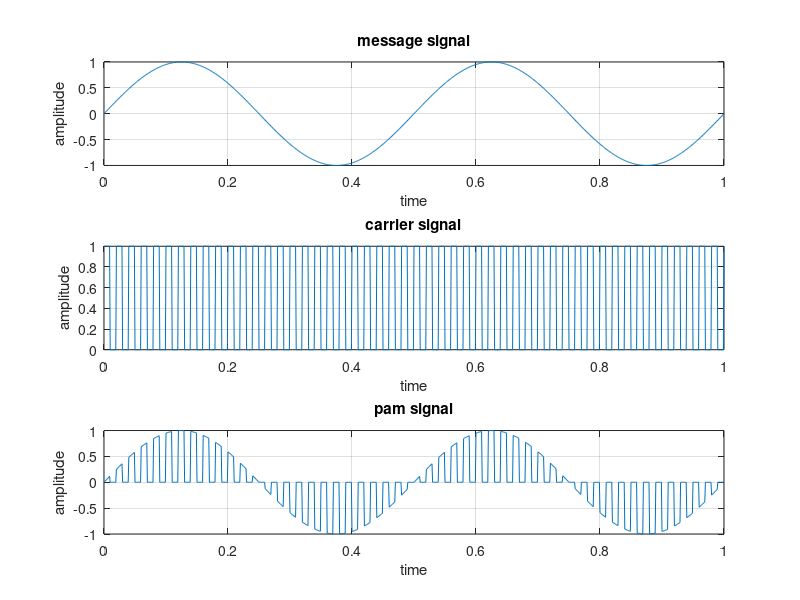

The MATLAB script that drew this image:
clear;
close all;
clc;
Am=1;
Ac=1;
fm=2;
fc=50;
t=0:0.001:1;

m=Am*sin(2*pi*fm*t);
c=Ac/2*square(2*pi*fc*t)+Ac/2; 
s=m.*c;

subplot(3,1,1);
plot(t,m);
title('message signal');
xlabel('time');
ylabel('amplitude');
grid on;

subplot(3,1,2);
plot(t,c);
title('carrier signal');
xlabel('time');
ylabel('amplitude');
grid on;

subplot(3,1,3);
plot(t,s);
title('pam signal');
xlabel('time');
ylabel('amplitude');
grid on;









